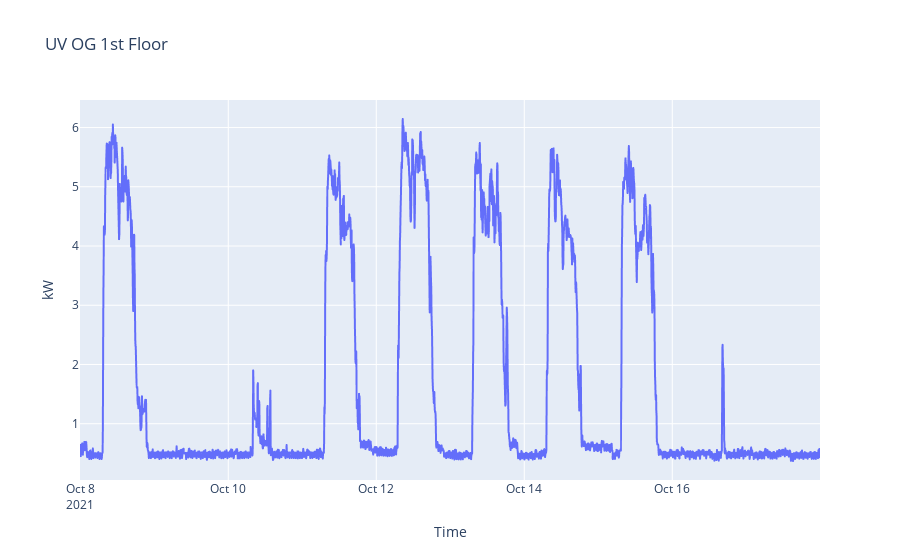

This figure's notebook cell:
### Code cell
px.line(
    x=df_1T.index, y=df_1T.kw, 
    title='UV OG - 1st Floor',
    labels={
        'x': 'Time',
        'y': 'kW'
    })

### Figure 1 — Plotly figure (JSON) as saved in the notebook; plotly's stock layout.template omitted (floating-point values rounded to 4 significant figures; data arrays with more than 128 entries replaced by an {"elided": "..."} marker saying what was removed)
{"data": [{"hovertemplate": "Time=%{x}<br>kW=%{y}<extra></extra>", "legendgroup": "", "line": {"color": "#636efa", "dash": "solid"}, "marker": {"symbol": "circle"}, "mode": "lines", "name": "", "showlegend": false, "type": "scattergl", "x": {"elided": "2881 str values"}, "xaxis": "x", "y": {"elided": "2881 float values"}, "yaxis": "y"}], "layout": {"legend": {"tracegroupgap": 0}, "title": {"text": "UV OG 1st Floor"}, "xaxis": {"anchor": "y", "domain": [0, 1], "title": {"text": "Time"}}, "yaxis": {"anchor": "x", "domain": [0, 1], "title": {"text": "kW"}}}}
